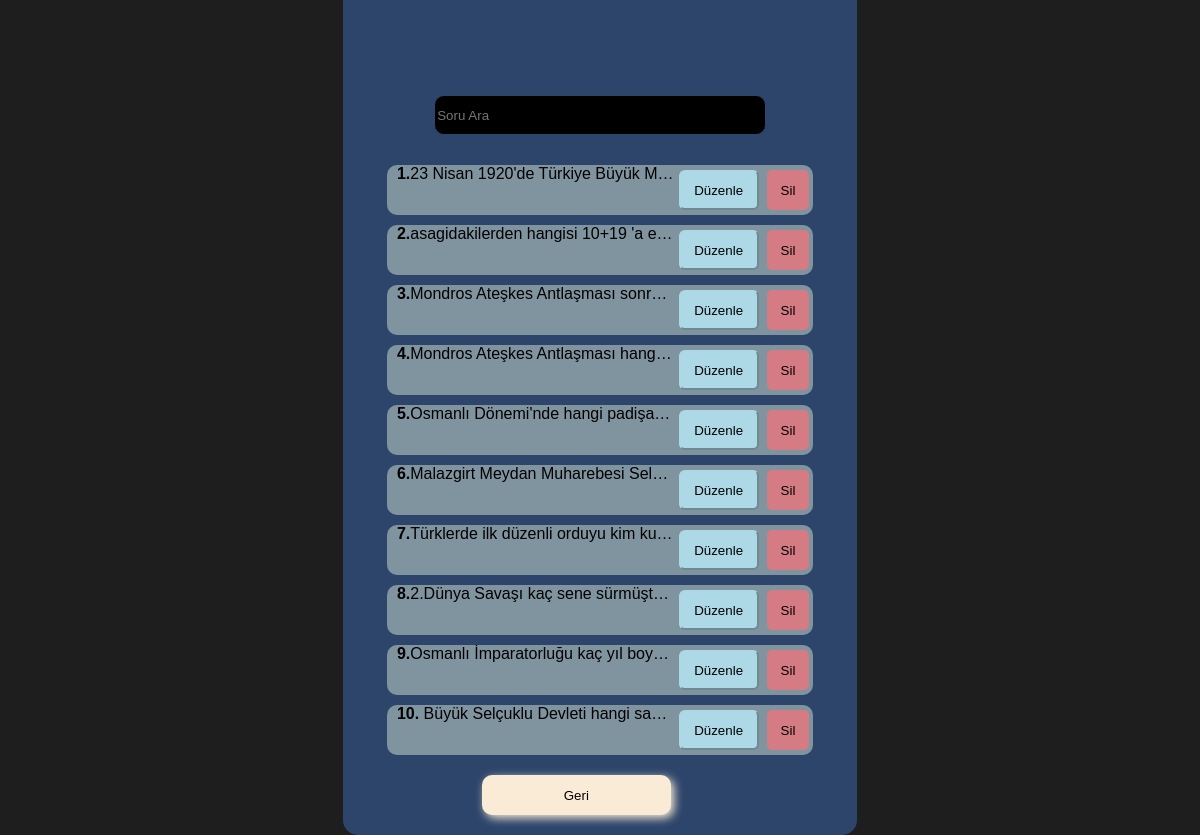
The page /questList.php (signed in) on the database its author committed.
### tables this page shows
CREATE TABLE "questions" (
	"questionID"	INTEGER NOT NULL,
	"questTitle"	TEXT NOT NULL,
	"answerA"	TEXT NOT NULL,
	"answerB"	TEXT NOT NULL,
	"answerC"	TEXT NOT NULL,
	"answerD"	TEXT NOT NULL,
	"difficulty"	TEXT NOT NULL,
	"correct"	TEXT NOT NULL,
	PRIMARY KEY("questionID" AUTOINCREMENT)
);

### functions/helper.php (called while the page is built, shortened)
<?php
    include 'connection.php';
    function getQuestions(){
        global $pdo;
        try{
            $query = "SELECT * FROM questions";
            $st = $pdo->prepare($query);
            $st->execute();
            $questions = $st->fetchAll(PDO::FETCH_ASSOC);
            return $questions;
        }
        catch(\Throwable $th){
            echo "Hata " . $th->getMessage();
            return false;
        }
    }
?>

### questList.php (the view, shortened to what this page needs)
<?php
    include 'functions/helper.php';
    $questions = getQuestions();
?>
<!DOCTYPE html>
<html lang="en">
<head>
    <link rel="stylesheet" href="css/style.css">
</head>
<body>
    <div class="container">
        <div class="search-box">
            <input type="search" name="quest-search" id="input-quest-search" placeholder="Soru Ara">
        </div>
        <div class="questions-list">
            <?php $i=0; foreach($questions as $question): $i++; ?>
            <div class='questions'>
                <div class='quest'>
                    <strong><?php echo $i ?>.</strong><?php echo $question['questTitle'] ?>
                </div>
                <form action="editQuest.php" method="GET" class="inline-form">
                        <button class='btn-edit' type="submit">Düzenle</button>
                </form>
                <form action="deleteQuest.php" method="POST" class="inline-form">
                        <button class='btn-delete' type="submit" onclick="return confirm('Bu soruyu silmek istediğinizden emin misiniz?');">Sil</button>
                </form>
            </div>
            <?php endforeach; ?>
        </div>
        <a href="adminHomePage.php" style="width:100%; margin-left:50%"><button class="btn-back">Geri</button></a>
    </div>
</body>
</html>

### css/style.css (style rules this page uses)
body { display: flex; justify-content: center; align-items: center; background-color: #1e1e1e; height: 100vh; font-family: Arial, sans-serif; }
.container { padding: 20px; width: 40%; display: flex; justify-content: center; align-items: center; background-color: #2d456a; border-radius: 15px; flex-direction: column; }
input { color: white; border: 1px solid #2d456a; border-radius: 10px; width: 90%; margin-bottom: 1%; height: 4vh; background-color: #292929; }

### questList.php (style rules this page uses)
#input-quest-search { background-color: black; width: 100%; height: 100%; }
.search-box { margin-top: 20%; justify-content: center; align-items: center; width: 70%; height: 40px; border-radius: 10px; }
.questions-list { width: 90%; max-width: 600px; border-radius: 20px; padding: 20px; }
.questions { display: flex; align-items: center; justify-content: left; height: 50px; margin-top: 10px; background-color:rgb(128, 148, 159); border-radius: 10px; }
.quest { margin-left: 10px; width: 100%; height: 100%; cursor: pointer; white-space: nowrap; overflow: hidden; text-overflow: ellipsis; }
.btn-edit { width: 100%; border-radius: 6px; height: 100%; margin-right: 15px; background-color: rgb(173, 216, 230); border-color: rgb(173, 216, 230); cursor: pointer; }
.btn-delete { width: 100%; border-radius: 5px; height: 100%; margin-right: 15px; background-color: rgb(213, 123, 132); border: rgb(213, 123, 132); cursor: pointer; }
.inline-form { display: inline; height: 40px; margin: 1%; }
.btn-back { border: none; border-radius: 10px; width: 40%; height: 40px; background-color: antiquewhite; box-shadow: 3px 3px 10px antiquewhite; transition: all 0.3s; cursor: pointer; }

### rows shown on the page
questions: questTitle "23 Nisan 1920'de Türkiye Büyük M…"
questions: questTitle "asagidakilerden hangisi 10+19 'a e…"
questions: questTitle "Mondros Ateşkes Antlaşması sonr…"
questions: questTitle "Mondros Ateşkes Antlaşması hang…"
questions: questTitle "Osmanlı Dönemi'nde hangi padişa…"
questions: questTitle "Malazgirt Meydan Muharebesi Sel…"
questions: questTitle "Türklerde ilk düzenli orduyu kim ku…"
questions: questTitle "2.Dünya Savaşı kaç sene…"
questions: questTitle "Osmanlı İmparatorluğu kaç yıl boy…"
questions: questTitle "Büyük Selçuklu Devleti hangi sa…"
